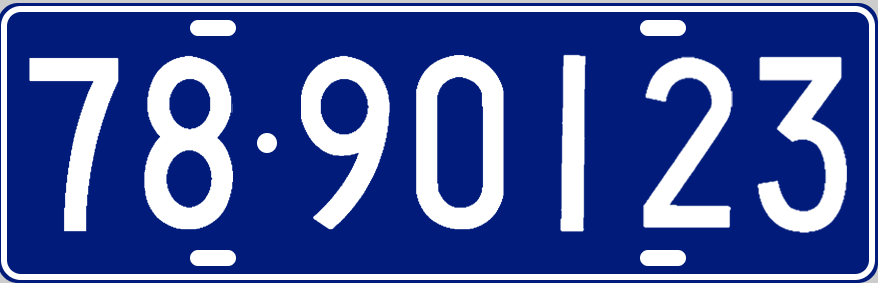
#> input picture MNIST/test/carplate6.png, 878 x 283 px, found by its file name
$ python make_dataset.py
#> lines starting #> are read from the running program, lines starting #| are printed output that depends on the picture; after the words box and inside, x2 and y2 are one past the last pixel; in counts of white or black regions, pixels touching at a corner belong together
import cv2
import numpy as np

# Re-define the function as the execution state has been reset
def segment_plate_chars(image_path):
    # Read image
#> called with image_path = './carplate6.png'
    img = cv2.imread(image_path)
#> img is the input picture: shape (283, 878, 3); mean B, G, R 157.4, 88.1, 68.4

    # Pre-processing steps
    img1 = cv2.resize(img, (320, 100), interpolation=cv2.INTER_AREA)
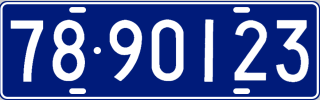
#> img1: shape (100, 320, 3); mean B, G, R 157.4, 88.1, 68.4
    img2 = cv2.cvtColor(img1, cv2.COLOR_BGR2GRAY)
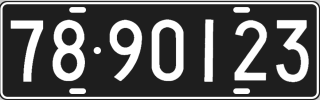
#> img2: shape (100, 320); min 30, max 255, mean 90.3
    img3 = cv2.bilateralFilter(img2, 11, 17, 17)
    img4 = cv2.Canny(img3, 30, 200)  # Adjusted the thresholds for this image
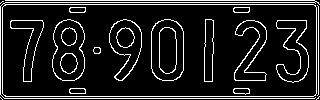
#> img4: shape (100, 320); 12.1% white in thin lines or dots
    img5 = img4[10:90, 10:310]
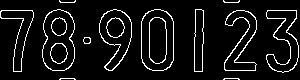
#> img5: shape (80, 300); 7.7% white in thin lines or dots
    crop_img = img1[10:90, 10:310, :]
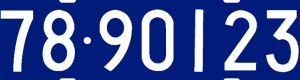
#> crop_img: shape (80, 300, 3); mean B, G, R 157.1, 87.2, 67.3

    # Find contours
    contours, _ = cv2.findContours(img5, cv2.RETR_EXTERNAL, cv2.CHAIN_APPROX_SIMPLE)
#> contours = 12 contours, 4 with area under 20; largest, box (x1, y1, x2, y2) and area: (141, 9, 174, 71) 1774, (42, 9, 75, 71) 1640, (99, 9, 132, 71) 1209, (266, 10, 299, 73) 968, (224, 10, 257, 71) 890, (0, 10, 34, 72) 709, (194, 9, 204, 72) 498, (83, 37, 91, 44) 38
    candidate = []
    for cnt in contours:
        x, y, w, h = cv2.boundingRect(cnt)
        if 500 < w*h < 4000 and 20 < h < 80 and w < 80:
            candidate.append([x, (x + w)])
#> this loop made 12 passes
#> (x, y, w, h) on passes 1 to 12: (223, 78, 17, 2), (59, 78, 17, 2), (83, 37, 8, 7), (266, 10, 33, 63), (224, 10, 33, 61), (0, 10, 34, 62), (194, 9, 10, 63), (141, 9, 33, 62), (99, 9, 33, 62), (42, 9, 33, 62), (223, 0, 17, 3), (59, 0, 17, 3)
#> after the loop, candidate = [[266, 299], [224, 257], [0, 34], [194, 204], [141, 174], [99, 132], [42, 75]]

    # Based on contour positions, create a marker array
    loc = np.zeros(300)
    for j in range(len(candidate)):
        x1, x2 = candidate[j]
        loc[x1:x2] = 1
#> this loop made 7 passes
#> after the loop, loc = 300 values, max 1 at index 0, min 0 at index 34, mean 0.697

    # Find start and end positions of characters
    start, end = [], []
    if loc[0] == 1:
        start.append(0)
    for j in range(299):
        if loc[j] == 0 and loc[j+1] == 1:
            start.append(j+1)
        if loc[j] == 1 and loc[j+1] == 0:
            end.append(j)
#> after the loop, end = [33, 74, 131, 173, 203, 256, 298]; start = [0, 42, 99, 141, 194, 224, 266]
    if loc[299] == 1:
        end.append(299)

    # Split characters
    char_images = []
    if len(start) == len(end) == 7:
        for j in range(7):
            x1, x2 = start[j], end[j]
            y1, y2 = 0, 80
            char_img = crop_img[y1:y2, x1:x2]
            char_images.append(char_img)
#> this loop made 7 passes
#> (x1, x2) on passes 1 to 7: (0, 33), (42, 74), (99, 131), (141, 173), (194, 203), (224, 256), (266, 298)
#> pass 1, in segment_plate_chars, `char_img = crop_img[y1:y2, x1:x2]`:
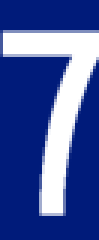
#> char_img: shape (80, 33, 3) (shown 3 times larger); mean B, G, R 157.9, 88.6, 68.9
#> pass 3, in segment_plate_chars, `char_img = crop_img[y1:y2, x1:x2]`:
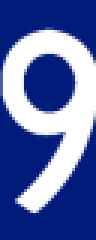
#> char_img: shape (80, 32, 3) (shown 3 times larger); mean B, G, R 169.3, 108.2, 90.8
#> after the loop, char_images = 7 items
    return char_images

# Specify the image path and call the function
image_path = './carplate6.png'
char_images = segment_plate_chars(image_path)
#> char_images = 7 items

# Save segmented character images and provide the paths list
output_paths = []
for i, char_img in enumerate(char_images):
    output_path = f'./datasets/char_{7+i}.png'
    cv2.imwrite(output_path, char_img)
    output_paths.append(output_path)
#> this loop made 7 passes
#> output_path on passes 1 to 7: './datasets/char_7.png', './datasets/char_8.png', './datasets/char_9.png', './datasets/char_10.png', './datasets/char_11.png', './datasets/char_12.png', './datasets/char_13.png'
#> after the loop, output_paths = ['./datasets/char_7.png', './datasets/char_8.png', './datasets/char_9.png', './datasets/char_10.png', './datasets/char_11.png', './datasets/char_12.png', './datasets/char_13.png']

$ run again, with MNIST/test/carplate2.png copied over MNIST/test/carplate6.png
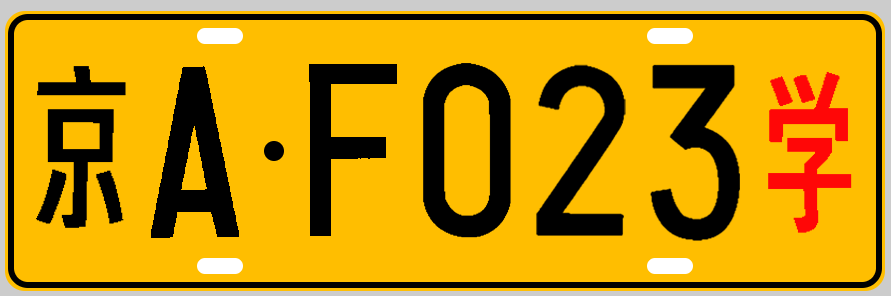
#> input picture MNIST/test/carplate2.png, 891 x 296 px, found by its file name
#> in segment_plate_chars, img is the input picture: shape (296, 891, 3); mean B, G, R 16.5, 147.1, 197.2
#> in segment_plate_chars, `img4 = cv2.Canny(img3, 30, 200)`:
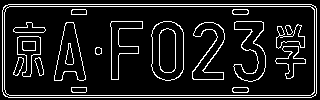
#> img4: shape (100, 320); 11.5% white in thin lines or dots
#> img5: shape (80, 300); 8.4% white in thin lines or dots
#> contours = 17 contours, 4 with area under 20; largest, box (x1, y1, x2, y2) and area: (141, 11, 174, 71) 1666, (44, 12, 76, 71) 1038, (223, 11, 256, 72) 928, (182, 12, 215, 70) 826, (100, 11, 133, 70) 724
#> the loop in segment_plate_chars, `for cnt in contours:` made 17 passes
#> (x, y, w, h) on passes 1 to 8: (222, 77, 17, 3), (61, 77, 16, 3), (24, 47, 10, 19), (3, 47, 11, 19), (85, 37, 7, 8), (265, 36, 31, 33), (7, 26, 24, 41), (275, 15, 8, 10)
#> after the loop in segment_plate_chars, `for cnt in contours:`: candidate = [[265, 296], [7, 31], [266, 295], [182, 215], [44, 76], [223, 256], [141, 174], [100, 133]]
#> the loop in segment_plate_chars, `for j in range(len(candidate)):` made 8 passes
#> after the loop in segment_plate_chars, `for j in range(len(candidate)):`: loc = 300 values, max 1 at index 7, min 0 at index 0, mean 0.73
#> after the loop in segment_plate_chars, `for j in range(299):`: end = [30, 75, 132, 173, 214, 255, 295]; start = [7, 44, 100, 141, 182, 223, 265]
#> the loop in segment_plate_chars, `for j in range(7):` made 7 passes
#> (x1, x2) on passes 1 to 7: (7, 30), (44, 75), (100, 132), (141, 173), (182, 214), (223, 255), (265, 295)
#> pass 3, in segment_plate_chars, `char_img = crop_img[y1:y2, x1:x2]`:
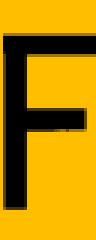
#> char_img: shape (80, 32, 3) (shown 3 times larger); mean B, G, R 0, 135, 181.3
#> after the loop in segment_plate_chars, `for j in range(7):`: char_images = 7 items
#> the loop `for i, char_img in enumerate(char_images):` made 7 passes
#> output_path on passes 1 to 7: './datasets/char_7.png', './datasets/char_8.png', './datasets/char_9.png', './datasets/char_10.png', './datasets/char_11.png', './datasets/char_12.png', './datasets/char_13.png'
#> after the loop `for i, char_img in enumerate(char_images):`: output_paths = ['./datasets/char_7.png', './datasets/char_8.png', './datasets/char_9.png', './datasets/char_10.png', './datasets/char_11.png', './datasets/char_12.png', './datasets/char_13.png']

$ run again, with MNIST/test/carplate3.png copied over MNIST/test/carplate6.png
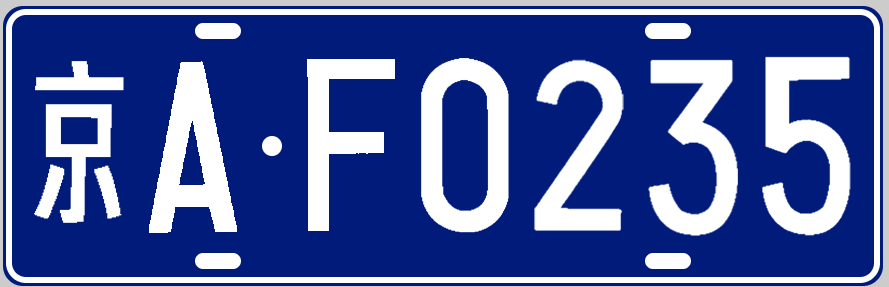
#> input picture MNIST/test/carplate3.png, 889 x 287 px, found by its file name
#> in segment_plate_chars, img is the input picture: shape (287, 889, 3); mean B, G, R 159.8, 93.1, 74.1
#> in segment_plate_chars, `img4 = cv2.Canny(img3, 30, 200)`:
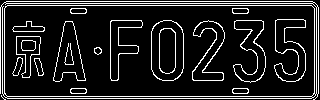
#> img4: shape (100, 320); 13.1% white in thin lines or dots
#> img5: shape (80, 300); 8.4% white in thin lines or dots
#> contours = 15 contours, 4 with area under 20; largest, box (x1, y1, x2, y2) and area: (141, 10, 174, 71) 1744, (43, 11, 76, 72) 1079, (264, 9, 296, 72) 1016, (223, 10, 256, 73) 974, (182, 10, 215, 71) 874
#> the loop in segment_plate_chars, `for cnt in contours:` made 15 passes
#> (x, y, w, h) on passes 1 to 8: (222, 78, 17, 2), (60, 78, 17, 2), (24, 48, 10, 18), (2, 47, 11, 19), (84, 37, 8, 8), (6, 26, 25, 42), (43, 11, 33, 61), (2, 11, 33, 11)
#> after the loop in segment_plate_chars, `for cnt in contours:`: candidate = [[6, 31], [43, 76], [223, 256], [182, 215], [141, 174], [100, 133], [264, 296]]
#> the loop in segment_plate_chars, `for j in range(len(candidate)):` made 7 passes
#> after the loop in segment_plate_chars, `for j in range(len(candidate)):`: loc = 300 values, max 1 at index 6, min 0 at index 0, mean 0.74
#> after the loop in segment_plate_chars, `for j in range(299):`: end = [30, 75, 132, 173, 214, 255, 295]; start = [6, 43, 100, 141, 182, 223, 264]
#> the loop in segment_plate_chars, `for j in range(7):` made 7 passes
#> (x1, x2) on passes 1 to 7: (6, 30), (43, 75), (100, 132), (141, 173), (182, 214), (223, 255), (264, 295)
#> pass 3, in segment_plate_chars, `char_img = crop_img[y1:y2, x1:x2]`:
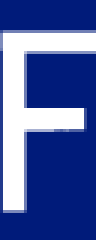
#> char_img: shape (80, 32, 3) (shown 3 times larger); mean B, G, R 161.9, 95.4, 76.5
#> after the loop in segment_plate_chars, `for j in range(7):`: char_images = 7 items
#> the loop `for i, char_img in enumerate(char_images):` made 7 passes
#> output_path on passes 1 to 7: './datasets/char_7.png', './datasets/char_8.png', './datasets/char_9.png', './datasets/char_10.png', './datasets/char_11.png', './datasets/char_12.png', './datasets/char_13.png'
#> after the loop `for i, char_img in enumerate(char_images):`: output_paths = ['./datasets/char_7.png', './datasets/char_8.png', './datasets/char_9.png', './datasets/char_10.png', './datasets/char_11.png', './datasets/char_12.png', './datasets/char_13.png']

$ run again, with MNIST/test/carplate4.png copied over MNIST/test/carplate6.png
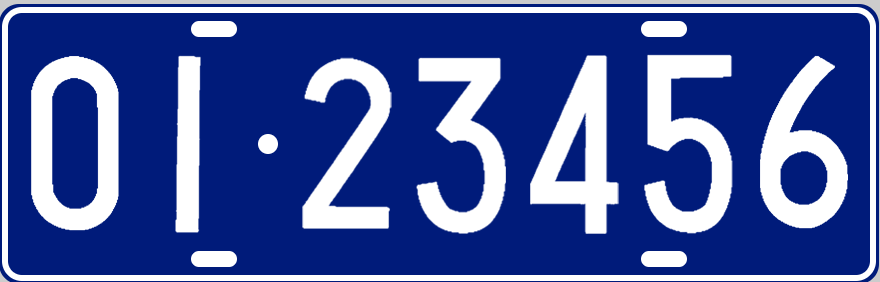
#> input picture MNIST/test/carplate4.png, 880 x 282 px, found by its file name
#> in segment_plate_chars, img is the input picture: shape (282, 880, 3); mean B, G, R 158.3, 89.8, 70.3
#> img4: shape (100, 320); 12.2% white in thin lines or dots
#> img5: shape (80, 300); 7.8% white in thin lines or dots
#> contours = 12 contours, 4 with area under 20; largest, box (x1, y1, x2, y2) and area: (1, 9, 34, 72) 1784, (266, 10, 299, 71) 1188, (182, 9, 215, 73) 1110, (224, 9, 257, 73) 1044, (141, 10, 174, 73) 969, (100, 10, 133, 72) 892, (53, 9, 63, 73) 501, (83, 37, 91, 45) 41
#> the loop in segment_plate_chars, `for cnt in contours:` made 12 passes
#> (x, y, w, h) on passes 1 to 8: (223, 78, 16, 2), (60, 78, 16, 2), (83, 37, 8, 8), (266, 10, 33, 61), (141, 10, 33, 63), (100, 10, 33, 62), (224, 9, 33, 64), (182, 9, 33, 64)
#> after the loop in segment_plate_chars, `for cnt in contours:`: candidate = [[266, 299], [141, 174], [100, 133], [224, 257], [182, 215], [53, 63], [1, 34]]
#> the loop in segment_plate_chars, `for j in range(len(candidate)):` made 7 passes
#> after the loop in segment_plate_chars, `for j in range(len(candidate)):`: loc = 300 values, max 1 at index 1, min 0 at index 0, mean 0.693
#> after the loop in segment_plate_chars, `for j in range(299):`: end = [33, 62, 132, 173, 214, 256, 298]; start = [1, 53, 100, 141, 182, 224, 266]
#> the loop in segment_plate_chars, `for j in range(7):` made 7 passes
#> (x1, x2) on passes 1 to 7: (1, 33), (53, 62), (100, 132), (141, 173), (182, 214), (224, 256), (266, 298)
#> pass 3, in segment_plate_chars, `char_img = crop_img[y1:y2, x1:x2]`:
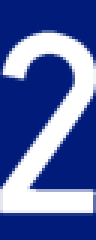
#> char_img: shape (80, 32, 3) (shown 3 times larger); mean B, G, R 166.4, 103.1, 85.1
#> after the loop in segment_plate_chars, `for j in range(7):`: char_images = 7 items
#> the loop `for i, char_img in enumerate(char_images):` made 7 passes
#> output_path on passes 1 to 7: './datasets/char_7.png', './datasets/char_8.png', './datasets/char_9.png', './datasets/char_10.png', './datasets/char_11.png', './datasets/char_12.png', './datasets/char_13.png'
#> after the loop `for i, char_img in enumerate(char_images):`: output_paths = ['./datasets/char_7.png', './datasets/char_8.png', './datasets/char_9.png', './datasets/char_10.png', './datasets/char_11.png', './datasets/char_12.png', './datasets/char_13.png']
